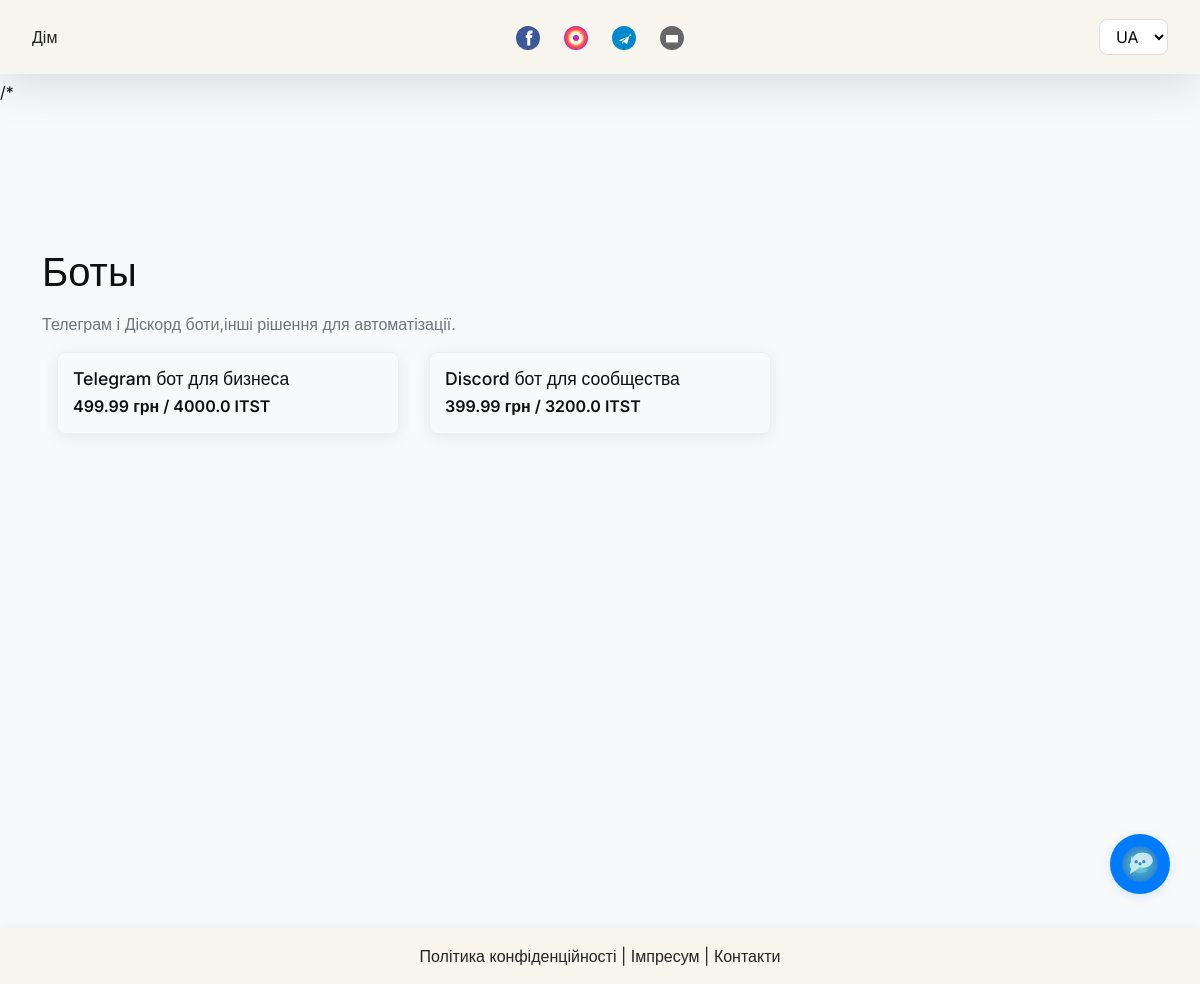
/shop/category/bots, run on an earlier commit of the app's database.
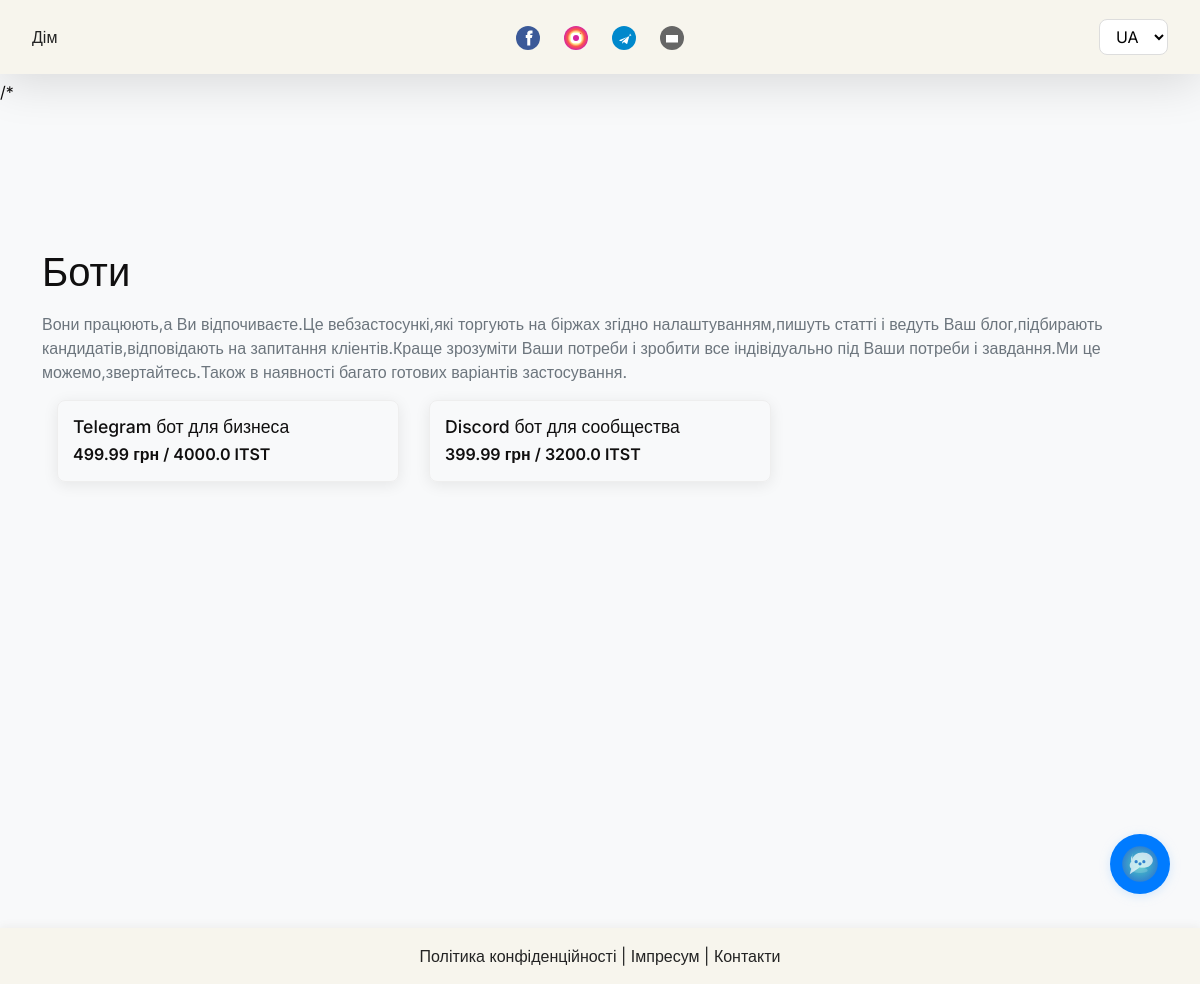
And on a later commit of the database.
### app/models.py (models this page shows, shortened)
class Category(db.Model):
    id = db.Column(db.Integer, primary_key=True)
    name = db.Column(db.String(64))
    slug = db.Column(db.String(64), unique=True)
    description = db.Column(db.Text)
    image = db.Column(db.String(256))
    is_active = db.Column(db.Boolean, default=True)
    order = db.Column(db.Integer, default=1)
    name_ua = db.Column(db.String(64))
    name_en = db.Column(db.String(64))
    name_de = db.Column(db.String(64))
    name_ru = db.Column(db.String(64))
    description_ua = db.Column(db.Text)
    description_en = db.Column(db.Text)
    description_de = db.Column(db.Text)
    description_ru = db.Column(db.Text)
    products = db.relationship('Product', backref='category', lazy='dynamic')

### app/shop/routes.py (the view)
@shop.route('/shop/category/<slug>')
def category(slug):
    category = Category.query.filter_by(slug=slug, is_active=True).first_or_404()
    products = Product.query.filter_by(category_id=category.id, is_active=True).all()
    token = Token.query.first()
    return render_template('shop/category.html', category=category, products=products, token=token)

### app/main/routes.py (called while the page is built)
def get_category_name(category):
    lang = g.get('lang', session.get('lang', 'uk'))
    if lang == 'uk':
        return category.name_ua or category.name
    elif lang == 'en':
        return category.name_en or category.name
    elif lang == 'de':
        return category.name_de or category.name
    elif lang == 'ru':
        return category.name_ru or category.name
    return category.name

def get_product_name(product):
    lang = g.get('lang', session.get('lang', 'uk'))
    if lang == 'uk':
        return product.name_ua or product.name
    elif lang == 'en':
        return product.name_en or product.name
    elif lang == 'de':
        return product.name_de or product.name
    elif lang == 'ru':
        return product.name_ru or product.name
    return product.name

### app/templates/shop/category.html (shortened to what this page needs)
{% extends 'base.html' %}
{% block content %}
<div class="container shop-page">
  <h1 class="mt-4 mb-3">{{ get_category_name(category) }}</h1>
  {% if category.description %}
    <div class="mb-3 text-muted">{{ category.description }}</div>
  {% endif %}
  <div class="row">
    {% if products %}
      {% for product in products %}
        <div class="col-md-4 mb-4">
          <div class="product-card">
            <a href="{{ url_for('shop.product', slug=product.slug) }}">
              <h3>{{ get_product_name(product) }}</h3>
              <p class="product-price">{{ product.price }} грн{% if product.token_price %} / {{ product.token_price }} {{ token.symbol }}{% endif %}</p>
            </a>
          </div>
        </div>
      {% endfor %}
    {% else %}
      <div class="col-12">
        <div class="alert alert-info">{{ _('Немає товарів у цій категорії.') }}</div>
      </div>
    {% endif %}
  </div>
</div>
{% endblock %}

What changed in the data, as far as the page shows it:
changed Category: name "Боты" → "Боти"; description "Телеграм і Діскорд боти,інші рішення для автоматізації." → "Вони працюють,а Ви відпочиваєте.Це вебзастосункі,які торгують на біржах згідно налаштуванням,пишуть статті і ведуть Ваш блог,підбирають кандидатів,відповідають на запитання кліентів.Краще зрозуміти Ваши потреби і зробити все індівідуально під Ваши потреби і завдання.Ми це можемо,звертайтесь.Також в наявності багато готових варіантів застосування."
